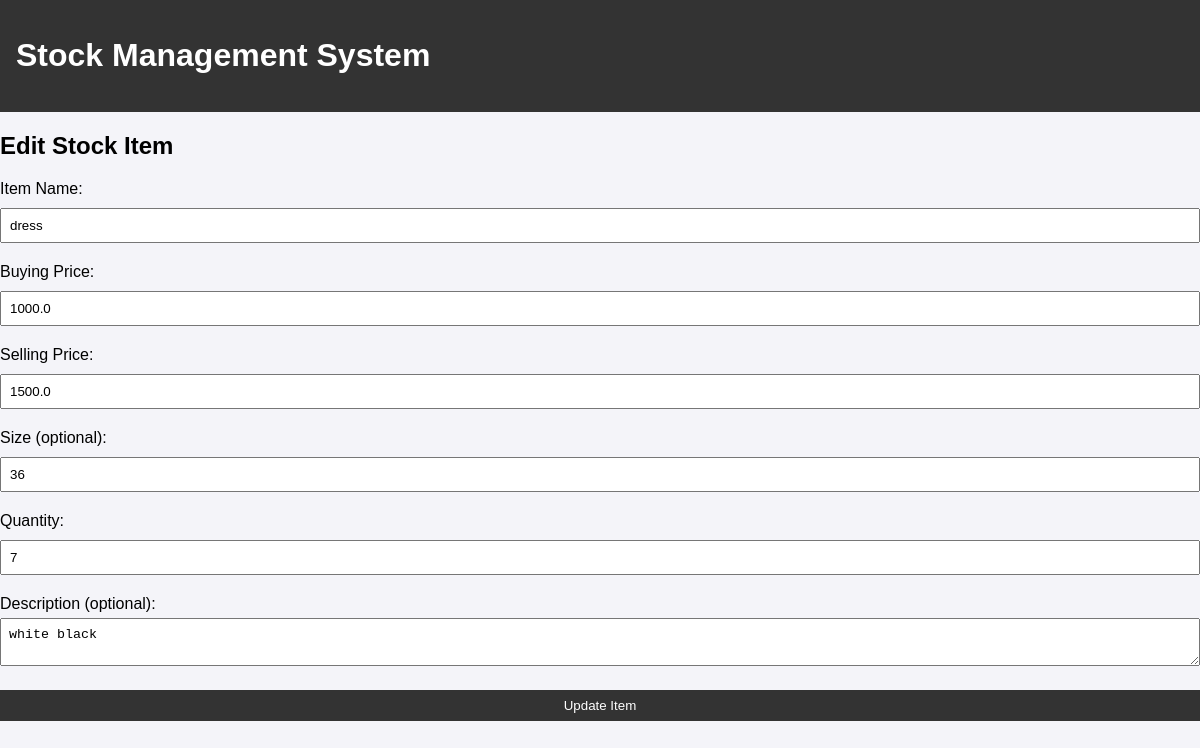
Screenshot of /admin/stock/edit/1 with the database file from the repository.
### app.py (models this page shows)
class StockItem(db.Model):
    id = db.Column(db.Integer, primary_key=True)
    name = db.Column(db.String(100), nullable=False)
    buying_price = db.Column(db.Float, nullable=False)
    selling_price = db.Column(db.Float, nullable=False)
    size = db.Column(db.String(50))
    quantity = db.Column(db.Integer, nullable=False)
    description = db.Column(db.Text)
    sales = db.relationship('SaleItem', back_populates='stock_item')  # Added relationship

### app.py (the view, shortened to what this page needs)
@app.route('/admin/stock/edit/<int:id>', methods=['GET', 'POST'])
def edit_stock(id):
    item = StockItem.query.get(id)
    return render_template('admin/edit_stock.html', item=item)

### app.py (called while the page is built)
@app.before_request
def set_timezone():
    g.timezone = pytz.timezone('Africa/Nairobi')

### templates/admin/edit_stock.html
{% extends "base.html" %}
{% block content %}
<div class="edit-stock">
    <h2>Edit Stock Item</h2>
    <form method="POST">
        <div class="form-group">
            <label for="name">Item Name:</label>
            <input type="text" id="name" name="name" value="{{ item.name }}" required>
        </div>
        <div class="form-group">
            <label for="buying_price">Buying Price:</label>
            <input type="number" step="0.01" id="buying_price" name="buying_price"
                   value="{{ item.buying_price }}" required>
        </div>
        <div class="form-group">
            <label for="selling_price">Selling Price:</label>
            <input type="number" step="0.01" id="selling_price" name="selling_price"
                   value="{{ item.selling_price }}" required>
        </div>
        <div class="form-group">
            <label for="size">Size (optional):</label>
            <input type="text" id="size" name="size" value="{{ item.size }}">
        </div>
        <div class="form-group">
            <label for="quantity">Quantity:</label>
            <input type="number" id="quantity" name="quantity" value="{{ item.quantity }}" required>
        </div>
        <div class="form-group">
            <label for="description">Description (optional):</label>
            <textarea id="description" name="description">{{ item.description }}</textarea>
        </div>
        <button type="submit">Update Item</button>
    </form>
</div>
{% endblock %}

### static/css/style.css (style rules this page uses)
body { font-family: Arial, sans-serif; margin: 0; padding: 0; background-color: #f4f4f9; }
form { margin-top: 20px; }
input, select, button { padding: 8px; margin: 5px 0; width: 100%; box-sizing: border-box; }
button { background: #333; color: white; border: none; cursor: pointer; }
.form-group { margin-bottom: 15px; }
.form-group label { display: block; margin-bottom: 5px; }
.form-group input, .form-group textarea, .form-group select { width: 100%; padding: 8px; box-sizing: border-box; }

### rows the page displays
StockItem: name "dress", buying_price "1000.0", selling_price "1500.0", size "36", quantity "7", description "white black"
